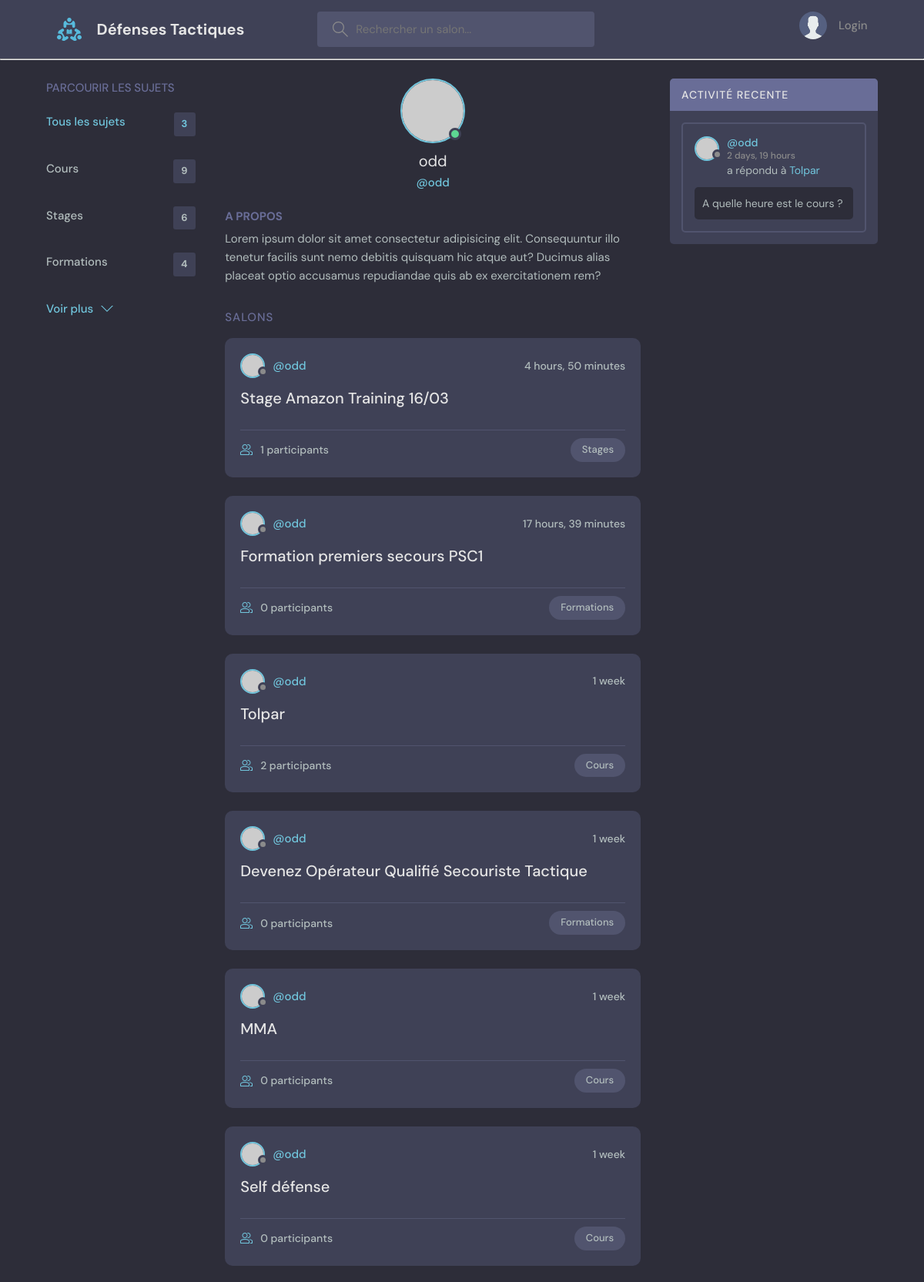
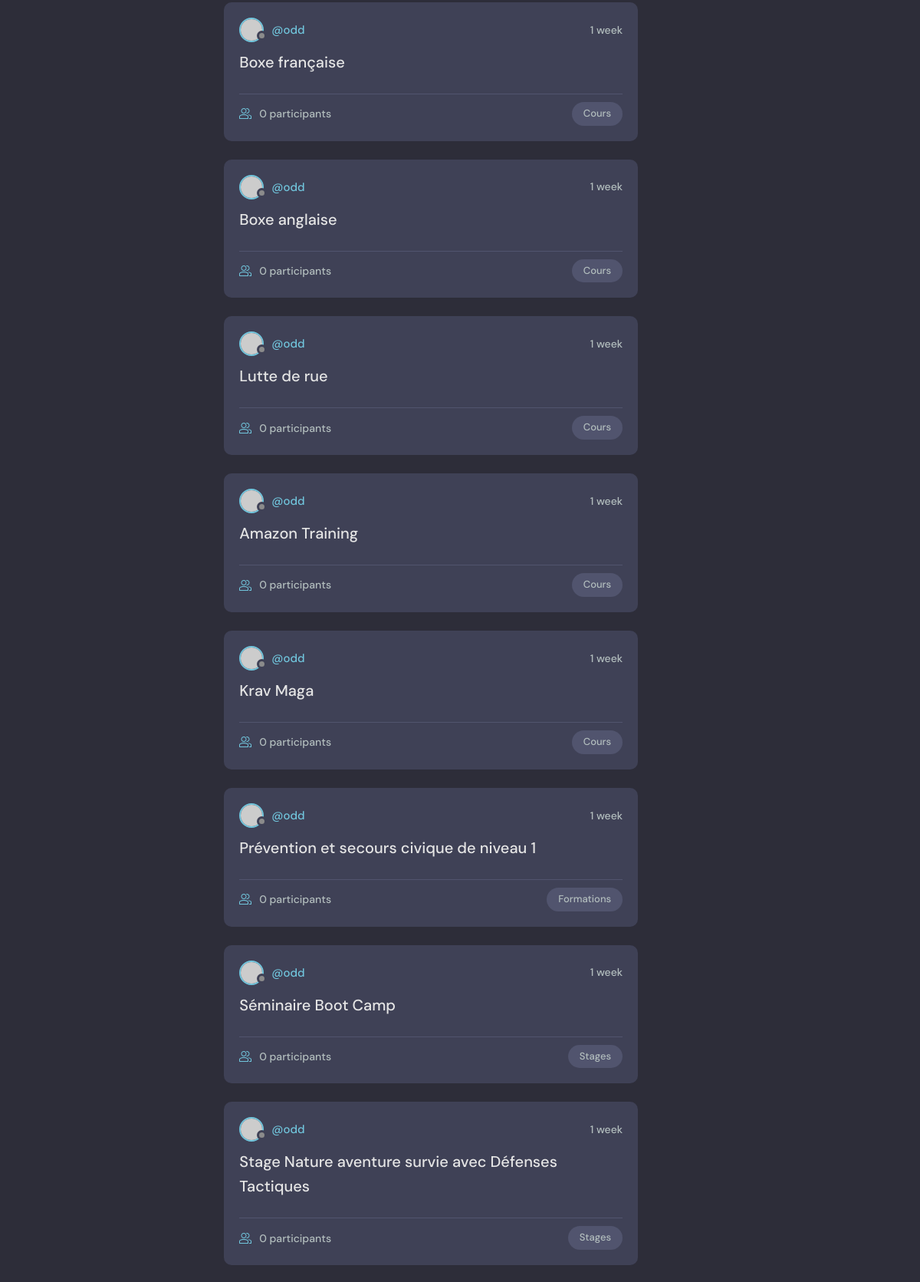
Page /profile/1/ (upper part) on the committed database (2 pictures, top to bottom).
### base/models.py (models this page shows, shortened)
class Topic(models.Model):
    name = models.CharField(max_length=200)

class Room(models.Model):
    host = models.ForeignKey(User, null=True, on_delete=models.SET_NULL)
    topic = models.ForeignKey(Topic, null=True, on_delete=models.SET_NULL)
    name = models.CharField(max_length=200)
    description = models.TextField(null=True, blank=True)
    participants = models.ManyToManyField(User, related_name='participants', blank=True)
    created = models.DateTimeField(auto_now_add=True)
    updated = models.DateTimeField(auto_now=True)
    class Meta:
        ordering = ['-updated', '-created']

class Message(models.Model):
    user = models.ForeignKey(User, on_delete=models.CASCADE)
    room = models.ForeignKey(Room, on_delete=models.CASCADE)
    body = models.TextField()
    created = models.DateTimeField(auto_now_add=True)
    updated = models.DateTimeField(auto_now=True)
    class Meta:
        ordering = ['-updated', '-created']

### base/views.py (the view)
# urls.py: path('profile/<str:pk>/', views.userProfile, name="user-profile"),
def userProfile(request, pk):
    user = User.objects.get(id=pk)
    rooms = user.room_set.all()
    room_messages = user.message_set.all()
    topics = Topic.objects.all()
    context = { 'user': user, 'rooms': rooms, 'room_messages': room_messages, 'topics' : topics }
    return render(request, 'base/profile.html', context)

### base/templates/base/profile.html (shortened to what this page needs)
{% extends 'main.html' %}
{% block content %}
  <main class="profile-page layout layout--3">
  <div class="container">
    {% include 'base/topics_component.html' %}
    <div class="roomList">
      <div class="profile">
        <div class="profile__avatar">
          <div class="avatar avatar--large active">
            <img src="https://randomuser.me/api/portraits/men/11.jpg" />
          </div>
        </div>
        <div class="profile__info">
          <h3>{{ user.username }}</h3>
          <p>@{{ user.username }}</p>
        </div>
        <div class="profile__about">
          <h3>A propos</h3>
          <p>
            Lorem ipsum dolor sit amet consectetur adipisicing elit. Consequuntur illo tenetur
            facilis sunt nemo debitis quisquam hic atque aut? Ducimus alias placeat optio
            accusamus repudiandae quis ab ex exercitationem rem?
          </p>
        </div>
      </div>
      <div class="roomList__header">
        <div>
          <h2>Salons</a>
          </h2>
        </div>
      </div>
      {% include 'base/feed_component.html' %}
    </div>
    {% include 'base/activity_component.html' %}
  </div>
</main>
{% endblock %}

### base/templates/base/topics_component.html
<div class="topics">
    <div class="topics__header">
      <h2>Parcourir les sujets</h2>
    </div>
    <ul class="topics__list">
      <li>
        <a href="{% url 'home' %}" class="active">Tous les sujets<span>{{ topics.count }}</span></a>
      </li>
      {% for topic in topics %}
          <li>
            <a href="{% url 'home' %}?q={{ topic.name }}">{{ topic.name }}<span>{{ topic.room_set.all.count }}</span></a>
          </li>
      {% endfor %}
    </ul>
    <a class="btn btn--link" href="{% url 'topics' %}">
      Voir plus
      <svg version="1.1" xmlns="http://www.w3.org/2000/svg" width="32" height="32" viewBox="0 0 32 32">
        <title>chevron-down</title>
        <path d="M16 21l-13-13h-3l16 16 16-16h-3l-13 13z"></path>
      </svg>
    </a>
</div>

### base/templates/base/feed_component.html (shortened to what this page needs)
{% for room in rooms %}
    <div class="roomListRoom">
      <div class="roomListRoom__header">
        <a href="{% url 'user-profile' room.host.id %}" class="roomListRoom__author">
          <div class="avatar avatar--small">
            <img src="https://randomuser.me/api/portraits/women/11.jpg" />
          </div>
          <span>@{{ room.host.username }}</span>
        </a>
        <div class="roomListRoom__actions">
          <span>{{ room.created|timesince }}</span>
        </div>
      </div>
      <div class="roomListRoom__content">
        <a href="{% url 'room' room.id %}">{{ room.name }}</a>
      </div>
      <div class="roomListRoom__meta">
        <a href="{% url 'room' room.id %}" class="roomListRoom__joined">
          {{ room.participants.all.count }} participants
        </a>
        <p class="roomListRoom__topic">{{ room.topic.name }}</p>
      </div>
    </div>
{% endfor %}

### base/templates/base/activity_component.html (shortened to what this page needs)
<div class="activities">
    <div class="activities__header">
      <h2>Activité recente</h2>
    </div>
    {% for message in room_messages %}
        <div class="activities__box">
            <div class="activities__boxHeader roomListRoom__header">
                <a href="{% url 'user-profile' message.user.id %}" class="roomListRoom__author">
                  <div class="avatar avatar--small">
                    <img src="https://randomuser.me/api/portraits/women/11.jpg" />
                  </div>
                  <p>
                    @{{ message.user }}
                    <span>{{ message.created | timesince }}</span>
                  </p>
                </a>
            </div>
            <div class="activities__boxContent">
                <p>a répondu à <a href="{% url 'room' message.room.id %}">{{ message.room.name }}</a></p>
                <div class="activities__boxRoomContent">
                  {{ message.body }}
                </div>
            </div>
        </div>
    {% endfor %}
</div>

### rows in the picture
Topic: name "Cours", room_set.all.count "9"
Topic: name "Stages", room_set.all.count "6"
Topic: name "Formations", room_set.all.count "4"
Room: host.username "odd", created "4 hours, 50 minutes", name "Stage Amazon Training 16/03", participants.all.count "1", topic.name "Stages"
Room: host.username "odd", created "17 hours, 39 minutes", name "Formation premiers secours PSC1", participants.all.count "0", topic.name "Formations"
Room: host.username "odd", created "1 week", name "Tolpar", participants.all.count "2", topic.name "Cours"
Room: host.username "odd", created "1 week", name "Devenez Opérateur Qualifié Secouriste Tactique", participants.all.count "0", topic.name "Formations"
Room: host.username "odd", created "1 week", name "MMA", participants.all.count "0", topic.name "Cours"
Room: host.username "odd", created "1 week", name "Self défense", participants.all.count "0", topic.name "Cours"
Room: host.username "odd", created "1 week", name "Boxe française", participants.all.count "0", topic.name "Cours"
Room: host.username "odd", created "1 week", name "Boxe anglaise", participants.all.count "0", topic.name "Cours"
Room: host.username "odd", created "1 week", name "Lutte de rue", participants.all.count "0", topic.name "Cours"
Room: host.username "odd", created "1 week", name "Amazon Training", participants.all.count "0", topic.name "Cours"
Room: host.username "odd", created "1 week", name "Krav Maga", participants.all.count "0", topic.name "Cours"
Room: host.username "odd", created "1 week", name "Prévention et secours civique de niveau 1", participants.all.count "0", topic.name "Formations"
Room: host.username "odd", created "1 week", name "Séminaire Boot Camp", participants.all.count "0", topic.name "Stages"
Room: host.username "odd", created "1 week", name "Stage Nature aventure survie avec Défenses Tactiques", participants.all.count "0", topic.name "Stages"
Message: user "odd", created "2 days, 19 hours", room.name "Tolpar", body "A quelle heure est le cours ?"

### other values in the picture
{{ topics.count }} "3"
{{ user.username }} "odd"
